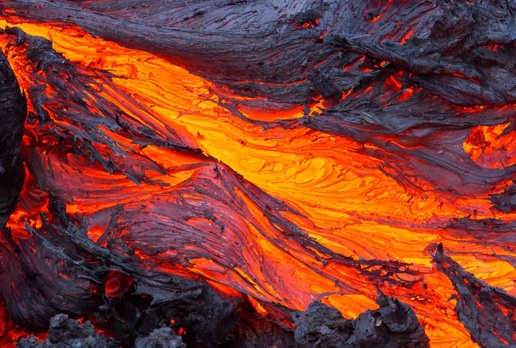
#> input picture menu_screen/qm_wave.jpg, 516 x 348 px, shrunk from 860 x 580 before the run
$ python _make_dim_art.py
#> lines starting #> are read from the running program, lines starting #| are printed output that depends on the picture
# -*- coding: utf-8 -*-
"""Buat copy gelap (60% lebih gelap) dari 5 art backdrop kartu fisika.
   Copy DIPISAH supaya art kartu (hover caption) tetap asli terang,
   hanya BACKDROP (hover-bg) yang memakai versi gelap.质地 jpeg/png dijaga."""
import os
from PIL import Image, ImageEnhance

SRC = [
    ("menu_screen/qm_wave.jpg",            "menu_screen/dim/dim_qm_wave.jpg"),
    ("menu_screen/QM.png",                 "menu_screen/dim/dim_QM.png"),   # art lama Mekanika Kuantum
    ("menu_screen/Relativity Cover.jpg",   "menu_screen/dim/dim_Relativity_Cover.jpg"),
    ("menu_screen/NewtonianMechanics.jpg", "menu_screen/dim/dim_NewtonianMechanics.jpg"),
    ("menu_screen/Hydrodynamic.jpg",       "menu_screen/dim/dim_Hydrodynamic.jpg"),
    ("menu_screen/wm/wm_wave.jpg",         "menu_screen/dim/dim_wm_wave.jpg"),
]

os.makedirs("menu_screen/dim", exist_ok=True)
for src, dst in SRC:
    im = Image.open(src).convert("RGB")
#> im is the input picture: PIL image 516x348 RGB; mean R, G, B 130.1, 58.8, 46.4
    # 60% lebih gelap = brightness 0.4
    out = ImageEnhance.Brightness(im).enhance(0.4)
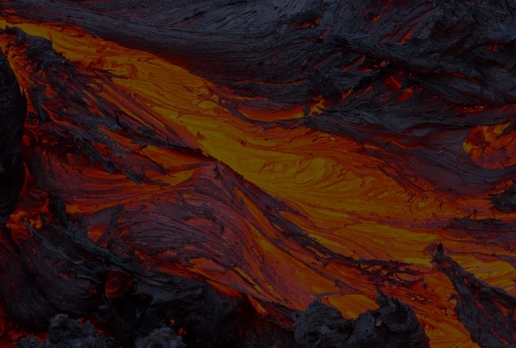
#> out: PIL image 516x348 RGB; mean R, G, B 51.6, 23.1, 18.2
    # format ngikutin extension tujuan
    dst_fmt = "PNG" if dst.lower().endswith(".png") else "JPEG"
    kwargs = {"format": dst_fmt}
    if dst_fmt == "JPEG":
        kwargs["quality"] = 90
    out.save(dst, **kwargs)
    print(f"{src} -> {dst}  ({im.size[0]}x{im.size[1]})")
#| menu_screen/qm_wave.jpg -> menu_screen/dim/dim_qm_wave.jpg  (516x348)
#> pass 2 of the loop `for src, dst in SRC:`:
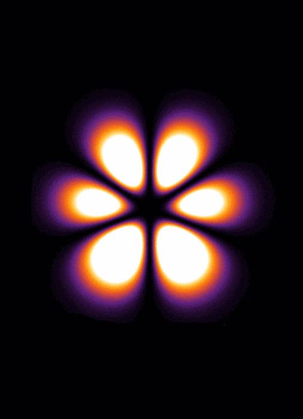
#> input picture menu_screen/QM.png, 303 x 419 px, shrunk from 505 x 698 before the run
#> im is the input picture: PIL image 303x419 RGB; mean R, G, B 44.7, 31.5, 35.4
#> `out = ImageEnhance.Brightness(im).enhance(0.4)`:
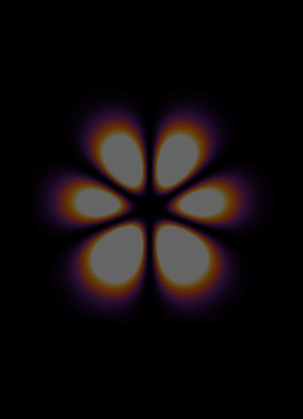
#> out: PIL image 303x419 RGB; mean R, G, B 17.5, 12.2, 13.9
#| menu_screen/QM.png -> menu_screen/dim/dim_QM.png  (303x419)
#> pass 3 of the loop `for src, dst in SRC:`:
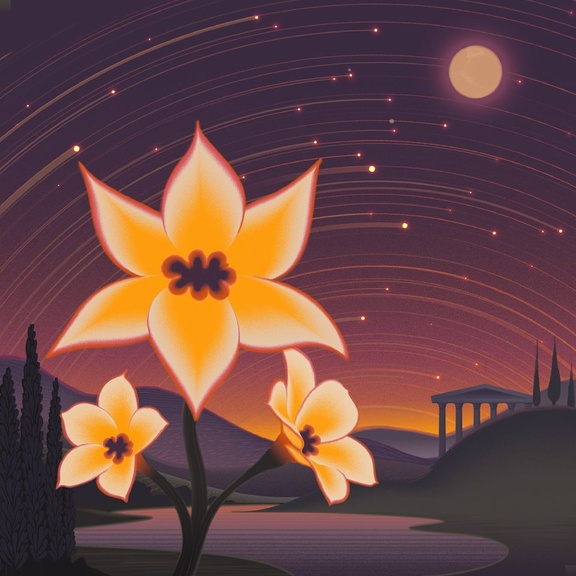
#> input picture menu_screen/Relativity Cover.jpg, 576 x 576 px, shrunk from 960 x 960 before the run
#> im is the input picture: PIL image 576x576 RGB; mean R, G, B 108.5, 72.3, 70.1
#> `out = ImageEnhance.Brightness(im).enhance(0.4)`:
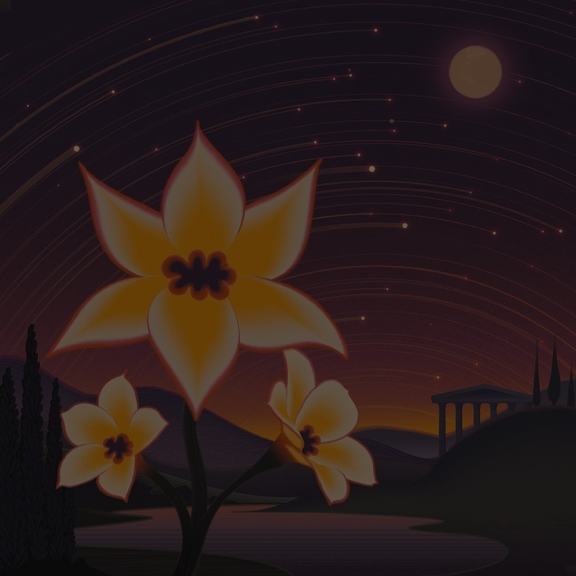
#> out: PIL image 576x576 RGB; mean R, G, B 43, 28.5, 27.7
#| menu_screen/Relativity Cover.jpg -> menu_screen/dim/dim_Relativity_Cover.jpg  (576x576)
#> (the run stopped early here; a loop or call above may not have finished)
